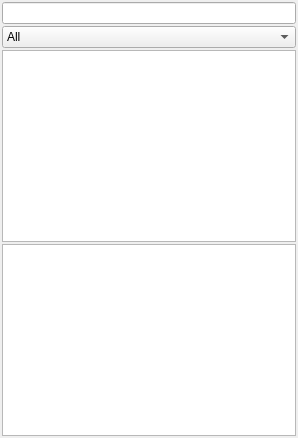
<?xml version="1.0" encoding="UTF-8"?>
<ui version="4.0">
 <class>AssetBrowser</class>
 <widget class="QDockWidget" name="AssetBrowser">
  <property name="geometry">
   <rect>
    <x>0</x>
    <y>0</y>
    <width>298</width>
    <height>438</height>
   </rect>
  </property>
  <property name="windowTitle">
   <string>Asset browser</string>
  </property>
  <widget class="QWidget" name="dockWidgetContents">
   <layout class="QVBoxLayout" name="verticalLayout">
    <property name="spacing">
     <number>2</number>
    </property>
    <property name="leftMargin">
     <number>2</number>
    </property>
    <property name="topMargin">
     <number>2</number>
    </property>
    <property name="rightMargin">
     <number>2</number>
    </property>
    <property name="bottomMargin">
     <number>2</number>
    </property>
    <item>
     <widget class="QLineEdit" name="searchInput"/>
    </item>
    <item>
     <widget class="QComboBox" name="filterComboBox">
      <item>
       <property name="text">
        <string>All</string>
       </property>
      </item>
      <item>
       <property name="text">
        <string>Mesh</string>
       </property>
      </item>
      <item>
       <property name="text">
        <string>Material</string>
       </property>
      </item>
     </widget>
    </item>
    <item>
     <widget class="QTreeView" name="treeView">
      <property name="contextMenuPolicy">
       <enum>Qt::CustomContextMenu</enum>
      </property>
      <property name="editTriggers">
       <set>QAbstractItemView::EditKeyPressed</set>
      </property>
      <property name="dragEnabled">
       <bool>true</bool>
      </property>
      <property name="dragDropMode">
       <enum>QAbstractItemView::DragDrop</enum>
      </property>
      <property name="defaultDropAction">
       <enum>Qt::MoveAction</enum>
      </property>
      <property name="alternatingRowColors">
       <bool>true</bool>
      </property>
      <property name="uniformRowHeights">
       <bool>true</bool>
      </property>
      <property name="headerHidden">
       <bool>true</bool>
      </property>
      <attribute name="headerVisible">
       <bool>false</bool>
      </attribute>
     </widget>
    </item>
    <item>
     <widget class="QListWidget" name="listWidget">
      <property name="dragEnabled">
       <bool>true</bool>
      </property>
     </widget>
    </item>
   </layout>
  </widget>
 </widget>
 <resources/>
 <connections/>
</ui>
